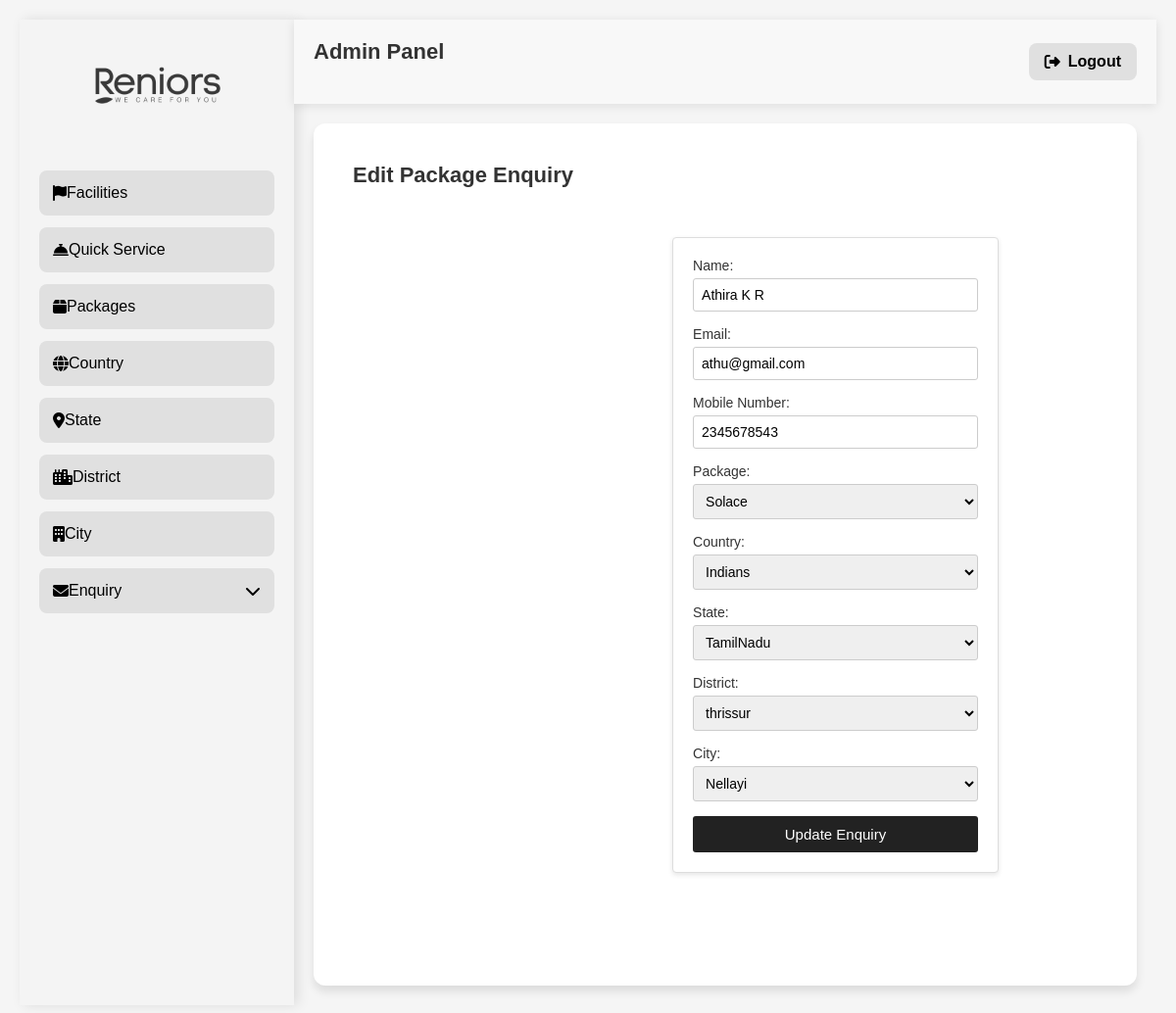
Page /package-enquiry/edit/1/ (signed in) on the committed database.
### reniorsapp/models.py (models this page shows, shortened)
class PackageEnquiry(models.Model):
    name = models.CharField(max_length=255)
    email = models.EmailField()
    mobile_number = models.CharField(max_length=15)
    package = models.ForeignKey("Package", on_delete=models.CASCADE)
    country = models.ForeignKey(Country, on_delete=models.CASCADE, null=True, blank=True)
    state = models.ForeignKey(State, on_delete=models.CASCADE, null=True, blank=True)
    district = models.ForeignKey(District, on_delete=models.CASCADE, null=True, blank=True)
    city = models.ForeignKey(City, on_delete=models.CASCADE, null=True, blank=True)

class Package(models.Model):
    name = models.CharField(max_length=255,null=True, blank=True)
    details = models.TextField()
    price = models.DecimalField(max_digits=10, decimal_places=2)

class Country(models.Model):
    name = models.CharField(max_length=255, null=True, blank=True)

class State(models.Model):
    name = models.CharField(max_length=255, null=True, blank=True)

class District(models.Model):
    name = models.CharField(max_length=255, null=True, blank=True)

class City(models.Model):
    name = models.CharField(max_length=255, null=True, blank=True)

### reniorsapp/views.py (the view, shortened to what this page needs)
# urls.py: path("package-enquiry/edit/<int:enquiry_id>/", views.package_enquiry_edit, name="package_enquiry_edit"),
@admin_required
def package_enquiry_edit(request, enquiry_id):
    enquiry = get_object_or_404(PackageEnquiry, id=enquiry_id)
    packages = Package.objects.all()
    countries = Country.objects.all()
    states = State.objects.all()
    districts = District.objects.all()
    cities = City.objects.all()
    return render(request, "package_enquiry_form.html", {
        "enquiry": enquiry,
        "packages": packages,
        "countries": countries,
        "states": states,
        "districts": districts,
        "cities": cities
    })

### reniorsapp/views.py (called while the page is built)
def admin_required(view_func):
    @wraps(view_func)
    def _wrapped_view(request, *args, **kwargs):
        if not request.session.get('admin_logged_in', False):
            return redirect('admin_login')  # Redirect to login if not authenticated
        return view_func(request, *args, **kwargs)
    return _wrapped_view

### reniorsapp/templates/package_enquiry_form.html (shortened to what this page needs)
{% extends "adminpannel.html" %}
{% load static %}
{% block content %}
<div class="container mt-4">
    <h2>{% if enquiry %}Edit{% else %}Add{% endif %} Package Enquiry</h2>
    <form method="POST">
        <label>Name:</label>
        <input type="text" name="name" value="{% if enquiry %}{{ enquiry.name }}{% endif %}" required>
        <label>Email:</label>
        <input type="email" name="email" value="{% if enquiry %}{{ enquiry.email }}{% endif %}" required>
        <label>Mobile Number:</label>
        <input type="text" name="mobile_number" value="{% if enquiry %}{{ enquiry.mobile_number }}{% endif %}" required>
        <label>Package:</label>
        <select name="package" required>
            {% for package in packages %}
                <option value="{{ package.id }}" {% if enquiry and enquiry.package.id == package.id %}selected{% endif %}>{{ package.name }}</option>
            {% endfor %}
        </select>
        <label>Country:</label>
        <select name="country">
            {% for country in countries %}
                <option value="{{ country.id }}" {% if enquiry and enquiry.country.id == country.id %}selected{% endif %}>{{ country.name }}</option>
            {% endfor %}
        </select>
        <label>State:</label>
        <select name="state">
            {% for state in states %}
                <option value="{{ state.id }}" {% if enquiry and enquiry.state.id == state.id %}selected{% endif %}>{{ state.name }}</option>
            {% endfor %}
        </select>
        <label>District:</label>
        <select name="district">
            {% for district in districts %}
                <option value="{{ district.id }}" {% if enquiry and enquiry.district.id == district.id %}selected{% endif %}>{{ district.name }}</option>
            {% endfor %}
        </select>
        <label>City:</label>
        <select name="city">
            {% for city in cities %}
                <option value="{{ city.id }}" {% if enquiry and enquiry.city.id == city.id %}selected{% endif %}>{{ city.name }}</option>
            {% endfor %}
        </select>
        <button type="submit">{% if enquiry %}Update{% else %}Add{% endif %} Enquiry</button>
    </form>
</div>
{% endblock %}

### reniorsapp/templates/adminpannel.html (style rules this page uses)
* { margin: 0; padding: 0; box-sizing: border-box; font-family: 'Poppins', sans-serif; }
body { display: flex; min-height: 100vh; background-color: #ffffff; color: #000000; align-items: flex-start; }
.container { display: flex; width: 100%; min-height: 100vh; flex-wrap: nowrap; }

### reniorsapp/templates/package_enquiry_form.html (style rules this page uses)
body { font-family: Arial, sans-serif; background-color: #f5f5f5; margin: 0; padding: 20px; }
h2 { font-size: 22px; font-weight: 600; margin-bottom: 20px; color: #333; }
form { max-width: 700px; margin: auto; padding: 20px; background: #fff; border-radius: 4px; box-shadow: 0 2px 5px rgba(0, 0, 0, 0.1); border: 1px solid #ddd; }
label { font-weight: 500; display: block; margin-bottom: 5px; font-size: 14px; color: #333; }
input, select { width: 100%; padding: 8px; margin-bottom: 15px; border: 1px solid #ccc; border-radius: 3px; font-size: 14px; box-sizing: border-box; }
button { background-color: #222; color: white; border: none; padding: 10px; width: 100%; border-radius: 3px; cursor: pointer; font-size: 15px; font-weight: 500; transition: 0.3s ease; }

### rows in the picture
PackageEnquiry: name "Athira K R", email "athu@gmail.com", mobile_number "2345678543", package "Solace", country "Indians", state "TamilNadu", district "thrissur", city "Nellayi"
